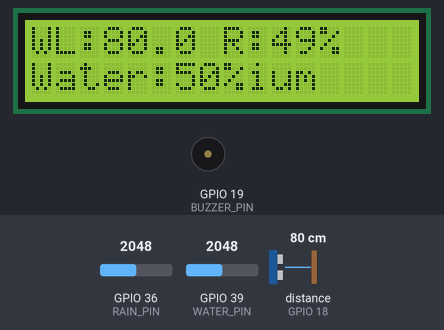
Simulated run of this sketch. Board: ESP32. Shown: 16×2 character LCD, buzzer (waves = sounding, pin HIGH). Wiring (inferred from the names in the program): ultrasonic range finder: trigger GPIO 5; echo GPIO 18. The inputs (shaded band) are chosen by the test bench; at power-on: distance to the obstacle (sensor on GPIO 18) 80 cm, GPIO 39 (WATER_PIN) = 2048, GPIO 36 (RAIN_PIN) = 2048. The echo pulse lasts 58.3 µs per cm; WiFi joins after 1.5 s; servers stay silent unless stated; uploads are accepted with an empty reply; the local clock reads 2024-03-15 10:24:30 at power-on unless the sketch sets it; pins used as bus, display or sensor lines are not drawn; what the sketch prints to the serial monitor is not drawn.

Above: at 3.8 s.
3.9 s: distance to the obstacle (sensor on GPIO 18) set to 12 cm
At 7.5 s:
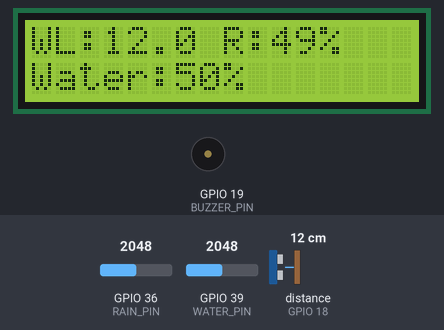
11.3 s: distance to the obstacle (sensor on GPIO 18) set to 9 cm
At 17.9 s:
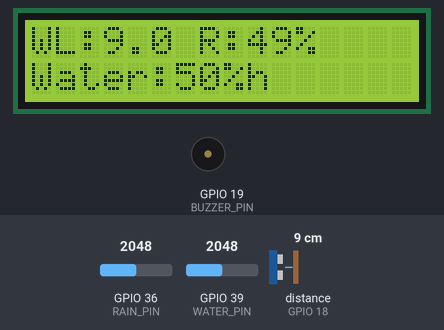
18.2 s: GPIO 39 (WATER_PIN) set to 40
At 24.5 s:
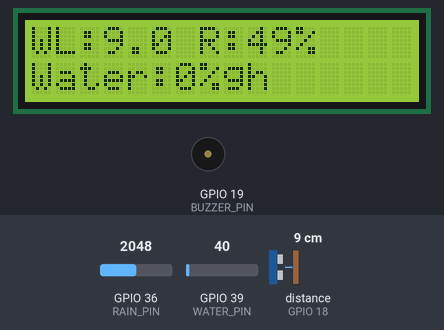
26.6 s: GPIO 36 (RAIN_PIN) set to 4095
At 31.1 s:
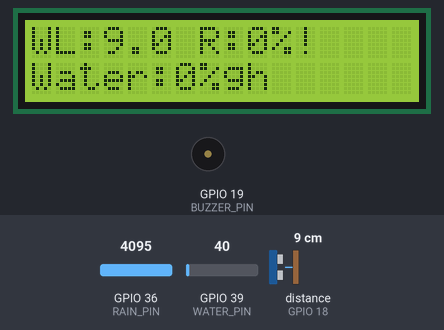
34.5 s: distance to the obstacle (sensor on GPIO 18) set to 18 cm
At 37.5 s:
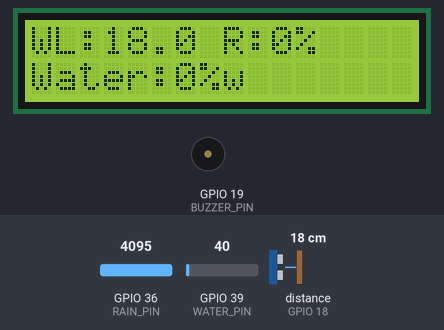
42.9 s: GPIO 36 (RAIN_PIN) set to 2488
At 47.5 s:
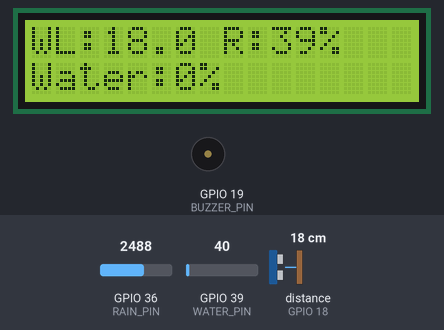
50.8 s: GPIO 36 (RAIN_PIN) set to 2413
Timing chart, 0 to 57.5 s (numbered marks = the images above; inputs shaded):
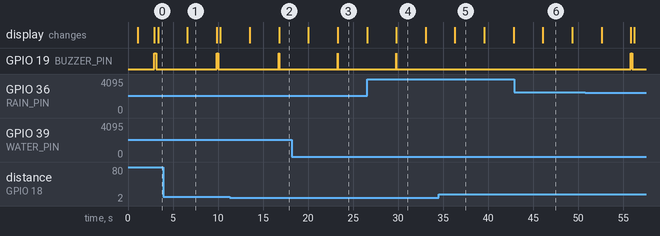

Measured:
- the behaviour switches between 11 and 10 cm on distance to the obstacle (sensor on GPIO 18) (found by bisection; images 1 and 2)
- after the input at 18.2 s, the display: first changes after 1.8 s (image 3 shows a later state)
- after the input at 26.6 s, the display: changes after 3.2 s (image 4)
- after the input at 34.5 s, GPIO 19 (BUZZER_PIN): stops changing and stays LOW; the display: changes after 1.8 s (image 5)
- after the input at 42.9 s, the display: changes after 3.2 s (image 6)
- after the input at 50.8 s, GPIO 19 (BUZZER_PIN): LOW → HIGH after 5.0 s, → LOW 0.20 s later
- what the display in image 1 shows lasts 3.2 s, from 6.6 s to 9.8 s

The sketch:

sketch_FLOODDETECTIONdec30a.ino
```cpp
#include <Wire.h>
#include <LiquidCrystal_I2C.h>
#include <WiFi.h>
#include <WiFiClientSecure.h>
#include <HTTPClient.h>
#include <time.h>
#include <esp_now.h>   // ✅ NEW (ESP-NOW)

// ---- Wi-Fi ----
#define WIFI_SSID ""
#define WIFI_PASSWORD ""

// ---- Gmail SMTP ----
#define SMTP_HOST "smtp.gmail.com"
#define SMTP_PORT 465
#define AUTHOR_EMAIL "ismotaraprova@gmail.com"
#define AUTHOR_PASSWORD ""
#define RECIPIENT_EMAIL_1 "provaismot@gmail.com"
#define RECIPIENT_EMAIL_2 "mariamjm13913@gmail.com"

// ---- Firebase REST ----
#define DATABASE_URL "https://earlywarningsystem-53511-default-rtdb.firebaseio.com/floodData.json"

// ---- LCD ----
LiquidCrystal_I2C lcd(0x27, 16, 2);

// ---- Sensor Pins ----
#define TRIG_PIN 5
#define ECHO_PIN 18
#define RAIN_PIN 36
#define WATER_PIN 39
#define BUZZER_PIN 19

// ---- Variables ----
long duration;
float distance;
bool floodDetected = false;
bool lastFloodState = false;
bool emailSent = false;
bool safeEmailSent = false;
unsigned long lastBlink = 0;
bool showAlert = false;

// =====================================================================
// ✅ NEW: ESP-NOW (Flood -> Storm)
// =====================================================================
typedef struct {
  uint8_t floodRiskCode;   // 0=Low,1=Medium,2=High,3=Critical
  float distanceCm;        // ultrasonic distance (cm)
  uint8_t rainP;           // 0-100
  uint8_t waterP;          // 0-100
  uint8_t floodDetected;   // 0/1
} FloodPacket;

FloodPacket floodPkt;

// Storm ESP32 MAC: 6C:C8:40:8E:89:0C
uint8_t stormMac[] = {0x6C, 0xC8, 0x40, 0x8E, 0x89, 0x0C};

uint8_t riskToCode(const String& r) {
  if (r == "Medium") return 1;
  if (r == "High") return 2;
  if (r == "Critical") return 3;
  return 0; // Low
}

void espnowInitSender() {
  // Keep STA mode so WiFi + ESP-NOW can coexist
  WiFi.mode(WIFI_STA);

  if (esp_now_init() != ESP_OK) {
    Serial.println("❌ ESP-NOW init failed");
    return;
  }

  esp_now_peer_info_t peerInfo = {};
  memcpy(peerInfo.peer_addr, stormMac, 6);
  peerInfo.channel = 0;
  peerInfo.encrypt = false;

  if (esp_now_add_peer(&peerInfo) != ESP_OK) {
    Serial.println("❌ Failed to add ESP-NOW peer");
  } else {
    Serial.println("✅ ESP-NOW Sender ready");
  }
}

void sendFloodStatus(const String& riskLevel, float dist, int rainPercent, int waterPercent, bool floodDet) {
  floodPkt.floodRiskCode = riskToCode(riskLevel);
  floodPkt.distanceCm = dist;
  floodPkt.rainP = (uint8_t)constrain(rainPercent, 0, 100);
  floodPkt.waterP = (uint8_t)constrain(waterPercent, 0, 100);
  floodPkt.floodDetected = floodDet ? 1 : 0;

  esp_now_send(stormMac, (uint8_t*)&floodPkt, sizeof(floodPkt));
}
// =====================================================================


// ---- Time ----
String getTimeNow() {
  configTime(6 * 3600, 0, "pool.ntp.org", "time.nist.gov"); // GMT+6
  struct tm t;
  if (!getLocalTime(&t)) return "Unknown";
  char buf[25];
  strftime(buf, sizeof(buf), "%Y-%m-%d %H:%M:%S", &t);
  return String(buf);
}

// ---- Minimal Raw SMTP with response reading ----
void sendEmail(const char* subject, const char* body) {
  WiFiClientSecure client;
  client.setInsecure();

  if (!client.connect(SMTP_HOST, SMTP_PORT)) {
    Serial.println(F("❌ SMTP connection failed"));
    return;
  }

  auto readResponse = [&client](const char* msg = nullptr) {
    if (msg) Serial.println(msg);
    unsigned long timeout = millis() + 5000; // 5s timeout
    while (millis() < timeout) {
      while (client.available()) {
        String line = client.readStringUntil('\n');
        line.trim();
        if (line.length() > 0) Serial.println("SMTP: " + line);
      }
    }
  };

  // 1. Handshake
  client.println("EHLO esp32");
  readResponse("Sent EHLO");

  // 2. Auth
  client.println("AUTH LOGIN");
  readResponse("Sent AUTH LOGIN");

  // 3. Email + password in base64
  client.println("aXNtb3RhcmFwcm92YUBnbWFpbC5jb20="); // base64(email)
  readResponse("Sent email base64");

  client.println("a2NrdyBmZXd0IHF3bXAgbXR0YQ=="); // base64(app password)
  readResponse("Sent password base64");

  // 4. MAIL FROM / RCPT TO
  client.printf("MAIL FROM:<%s>\r\n", AUTHOR_EMAIL);
  readResponse("Sent MAIL FROM");

  client.printf("RCPT TO:<%s>\r\n", RECIPIENT_EMAIL_1);
  readResponse("Sent RCPT TO 1");

  client.printf("RCPT TO:<%s>\r\n", RECIPIENT_EMAIL_2);
  readResponse("Sent RCPT TO 2");

  // 5. DATA
  client.println("DATA");
  readResponse("Sent DATA");

  // 6. Message content
  client.printf("Subject: %s\r\n", subject);
  client.println("Content-Type: text/plain");
  client.println();
  client.println(body);
  client.println(".");
  readResponse("Sent message body");

  // 7. Quit
  client.println("QUIT");
  readResponse("Sent QUIT");

  client.stop();
  Serial.println(F("✅ Email transaction completed"));
  delay(1000);  // small delay to ensure network finishes
}

// ---- Upload to Firebase ----
void uploadToFirebase(float d, int r, int w, bool flood, String risk) {
  if (WiFi.status() != WL_CONNECTED) {
    Serial.println(F("⚠️ WiFi not connected!"));
    return;
  }

  String json = "{";
  json += "\"timestamp\":\"" + getTimeNow() + "\",";
  json += "\"water_level_cm\":" + String(d, 1) + ",";
  json += "\"rain_intensity_percent\":" + String(r) + ",";
  json += "\"water_sensor_percent\":" + String(w) + ",";
  json += "\"flood_detected\":" + String(flood ? 1 : 0) + ",";
  json += "\"risk_level\":\"" + risk + "\"";
  json += "}";

  Serial.println(F("📤 Sending data to Firebase:"));
  Serial.println(json);

  WiFiClientSecure client;
  client.setInsecure();
  HTTPClient http;
  http.begin(client, DATABASE_URL);
  http.addHeader("Content-Type", "application/json");

  int code = http.POST(json);
  Serial.printf("🔥 Firebase HTTP Response: %d\n", code);

  if (code > 0) {
    String response = http.getString();
    Serial.println("✅ Firebase response: " + response);
  } else {
    Serial.println("❌ Firebase upload failed!");
  }

  http.end();
}

// ---- Alerts ----
void sendFloodAlert(float d, int r, int w) {
  char msg[150];
  snprintf(msg, sizeof(msg),
           "⚠️ FLOOD WARNING!\nWL: %.1f cm\nRain: %d%%\nWater: %d%%\nTime: %s\nTake action!\nStay alert and move to higher ground...",
           d, r, w, getTimeNow().c_str());
  sendEmail("⚠️ FLOOD WARNING", msg);
}

void sendSafeAlert(float d, int r, int w) {
  char msg[150];
  snprintf(msg, sizeof(msg),
           "✅ SAFE NOW\nWL: %.1f cm\nRain: %d%%\nWater: %d%%\nTime: %s\nYou are safe now. Stay aware of future alerts.",
           d, r, w, getTimeNow().c_str());
  sendEmail("✅ SAFE NOW", msg);
}

// ---- Setup ----
void setup() {
  Serial.begin(115200);
  lcd.init();
  lcd.backlight();
  pinMode(TRIG_PIN, OUTPUT);
  pinMode(ECHO_PIN, INPUT);
  pinMode(BUZZER_PIN, OUTPUT);

  lcd.print("Flood Detection");
  delay(1000);
  lcd.clear();

  Serial.print("Connecting WiFi...");
  WiFi.mode(WIFI_STA);            // ✅ keep STA mode (needed for ESP-NOW)
  WiFi.begin(WIFI_SSID, WIFI_PASSWORD);
  while (WiFi.status() != WL_CONNECTED) {
    delay(400);
    Serial.print(".");
  }
  Serial.println(" Connected!");

  // ✅ NEW: Start ESP-NOW after WiFi is ready
  espnowInitSender();
}

void loop() {
  // --- Water Level ---
  digitalWrite(TRIG_PIN, LOW);
  delayMicroseconds(2);
  digitalWrite(TRIG_PIN, HIGH);
  delayMicroseconds(10);
  digitalWrite(TRIG_PIN, LOW);
  duration = pulseIn(ECHO_PIN, HIGH);
  distance = (duration * 0.0343) / 2;

  // --- Sensors ---
  int rain = analogRead(RAIN_PIN);
  int water = analogRead(WATER_PIN);
  int rainP = map(rain, 4095, 0, 0, 100);
  int waterP = map(water, 0, 4095, 0, 100);

  // ---- Determine Risk Level ----
  String riskLevel = "Low";
  floodDetected = false; // default

  if (distance <= 5 || rainP >= 90 || waterP >= 80) {
    riskLevel = "Critical";
    floodDetected = true;
  } else if ((distance > 5 && distance <= 10) || rainP >= 70 || waterP >= 60) {
    riskLevel = "High";
    floodDetected = false;  // just display alert, no email
  } else if ((distance > 10 && distance <= 18) || rainP >= 40 || waterP >= 30) {
    riskLevel = "Medium";
    floodDetected = false;
  } else {
    riskLevel = "Low";
    floodDetected = false;
  }

  // ✅ Original Firebase upload (unchanged)
  uploadToFirebase(distance, rainP, waterP, floodDetected, riskLevel);

  // ✅ NEW: Send status to Storm ESP32 for fusion (does NOT affect your logic)
  sendFloodStatus(riskLevel, distance, rainP, waterP, floodDetected);

  // --- Display & Alert ---
  if (riskLevel == "Critical") {
    if (!emailSent) {
      sendFloodAlert(distance, rainP, waterP);
      emailSent = true;
      safeEmailSent = false;
    }
  }

  if (millis() - lastBlink > 1500) {
    showAlert = !showAlert;
    lastBlink = millis();
  }

  if (showAlert) {
    lcd.clear();
    lcd.setCursor(0, 0);
    lcd.print("FLOOD ALERT!");
    lcd.setCursor(0, 1);
    lcd.printf("Level:%s", riskLevel.c_str());

    // 🔔 Buzzer behavior for ACTIVE buzzer
    if (riskLevel == "Critical" || riskLevel == "High") {
      digitalWrite(BUZZER_PIN, HIGH);  // Continuous tone
    } else if (riskLevel == "Medium") {
      digitalWrite(BUZZER_PIN, HIGH);
      delay(200);
      digitalWrite(BUZZER_PIN, LOW);
      delay(200);
    } else {
      digitalWrite(BUZZER_PIN, LOW);
    }

  } else {
    lcd.clear();
    lcd.setCursor(0, 0);
    lcd.printf("WL:%.1f R:%d%%", distance, rainP);
    lcd.setCursor(0, 1);
    lcd.printf("Water:%d%%", waterP);
    digitalWrite(BUZZER_PIN, LOW);
  }

  // Safe state handling (unchanged)
  if (!floodDetected) {
    if (lastFloodState) {
      lcd.clear();
      lastFloodState = false;
      if (!safeEmailSent) {
        sendSafeAlert(distance, rainP, waterP);
        safeEmailSent = true;
        emailSent = false;
      }
    }
    lcd.setCursor(0, 0);
    lcd.printf("WL:%.1f R:%d%%", distance, rainP);
    lcd.setCursor(0, 1);
    lcd.printf("Water:%d%%", waterP);
    digitalWrite(BUZZER_PIN, LOW);
  }

  // Update lastFloodState at end (keeps your safe alert logic consistent)
  lastFloodState = floodDetected;

  Serial.printf("WL:%.1f | Rain:%d | Water:%d | Risk:%s\n",
                distance, rainP, waterP, riskLevel.c_str());

  delay(3000);
}
```
